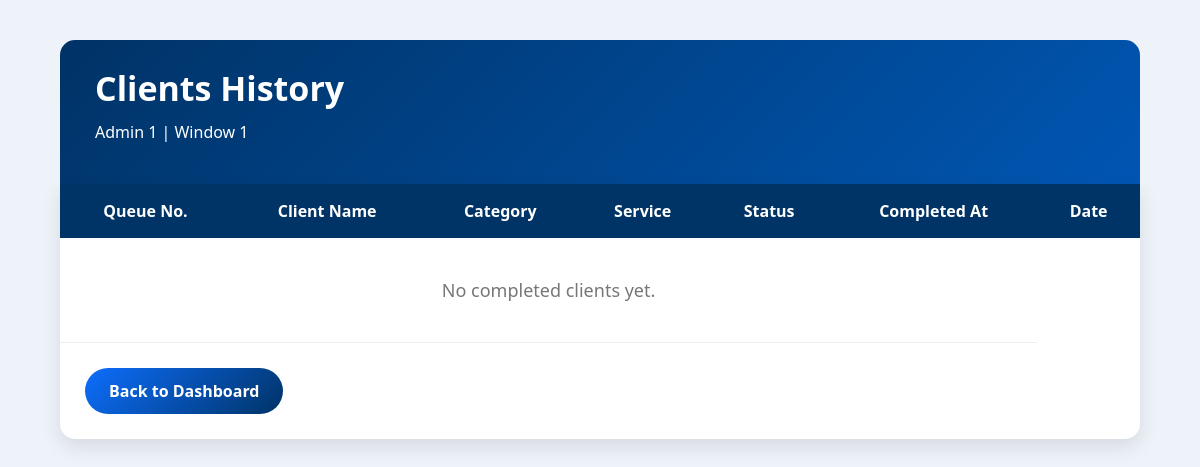
Page /admin/history.php (signed in) on the earlier database version.
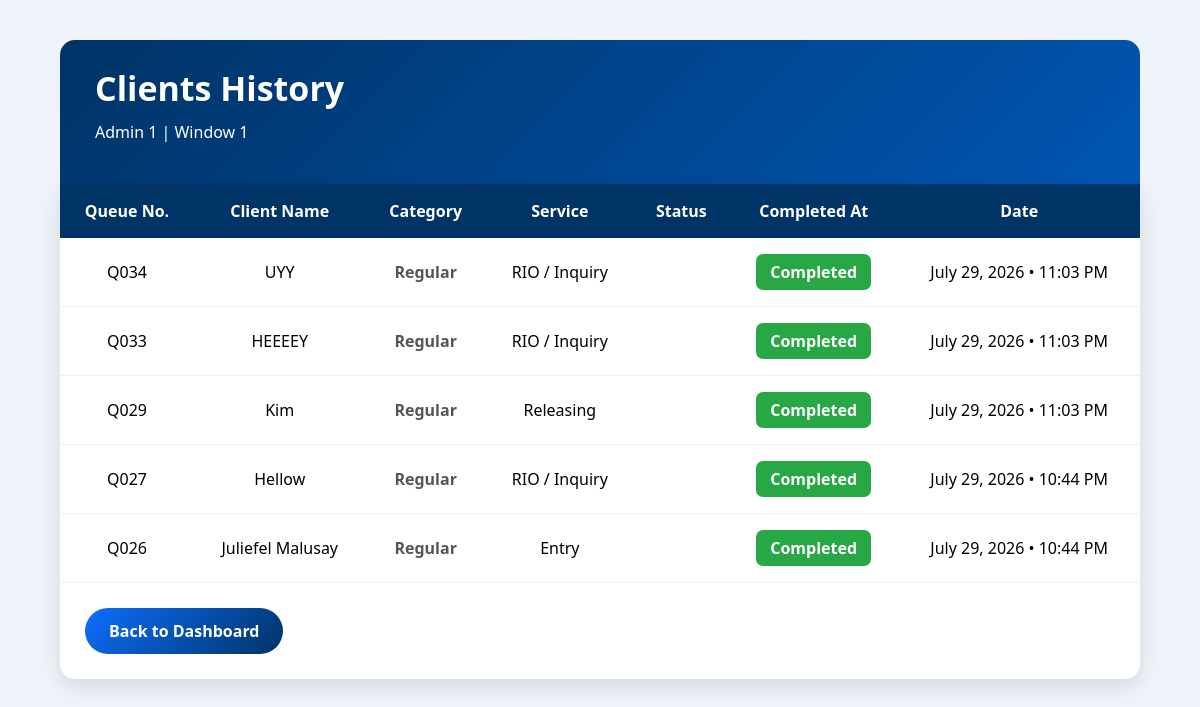
Same page on the later database version.
### tables this page shows
CREATE TABLE `queue` (
  `queue_id` int(11) NOT NULL,
  `queue_number` varchar(20) NOT NULL,
  `client_name` varchar(100) NOT NULL,
  `service_id` int(11) NOT NULL,
  `window_no` int(11) DEFAULT NULL,
  `status` enum('Waiting','Serving','Payment','Completed','Cancelled') DEFAULT 'Waiting',
  `called_at` timestamp NULL DEFAULT NULL,
  `created_at` timestamp NOT NULL DEFAULT current_timestamp(),
  `completed_by` int(11) DEFAULT NULL,
  `completed_at` datetime DEFAULT NULL,
  `senior_citizen` varchar(50) NOT NULL DEFAULT 'No',
  `cancelled_at` datetime DEFAULT NULL
);

CREATE TABLE `services` (
  `service_id` int(11) NOT NULL,
  `service_name` varchar(100) NOT NULL,
  `status` enum('Active','Inactive') DEFAULT 'Active',
  `created_at` timestamp NOT NULL DEFAULT current_timestamp()
);

### admin/history.php (the view, shortened to what this page needs)
<?php
require_once("../includes/db.php");
$admin_id = $_SESSION['user_id'];
$result = mysqli_query($conn, "
SELECT q.*, s.service_name
FROM queue q
JOIN services s
ON q.service_id = s.service_id
WHERE q.status IN ('Completed', 'Cancelled', 'Unavailable')
AND q.completed_by='$admin_id'
ORDER BY
CASE
    WHEN q.status='Completed' THEN q.completed_at
    WHEN q.status='Cancelled' THEN q.cancelled_at
END DESC
");
?>
<!DOCTYPE html>
<html>
<head>
</head>
<body>
<div class="container">
<div class="header">
<h1>
Clients History
</h1>
<p>
<?= htmlspecialchars($_SESSION['fullname']); ?>
|
Window <?= htmlspecialchars($_SESSION['window_no']); ?>
</p>
</div>
<div class="card">
<table>
<tr>
<th>Queue No.</th>
<th>Client Name</th>
<th>Category</th>
<th>Service</th>
<th>Status</th>
<th>Completed At</th>
<th>Date</th>
</tr>
<?php if(mysqli_num_rows($result)>0){ ?>
<?php while($row=mysqli_fetch_assoc($result)){ ?>
<tr>
<td>
<?= htmlspecialchars($row['queue_number']); ?>
</td>
<td>
<?= htmlspecialchars($row['client_name']); ?>
</td>
<td>
<?php if($row['senior_citizen']=="Yes"){ ?>
<span class="badge-senior">
Senior Citizen
</span>
<?php }else{ ?>
<span class="badge-regular">
Regular
</span>
<?php } ?>
</td>
<td>
<?= htmlspecialchars($row['service_name']); ?>
</td>
<td>
<td>
<?php if($row['status']=="Completed"){ ?>
    <span class="badge-completed">Completed</span>
<?php } elseif($row['status']=="Cancelled"){ ?>
    <span class="badge-cancelled">Unavailable</span>
<?php } ?>
</td>
</td>
<td>
<?php
if(!empty($row['completed_at']) &&
   $row['completed_at'] != '0000-00-00 00:00:00'){
    echo date(
        "F j, Y • g:i A",
        strtotime($row['completed_at'])
    );
}else{
    echo "<span style='color:#999;'>-</span>";
}
?>
</td>
</tr>
<?php } ?>
<?php }else{ ?>
<tr>
<td colspan="6" class="empty">
No completed clients yet.
</td>
</tr>
<?php } ?>
</table>
<a href="dashboard.php" class="btn-back">
Back to Dashboard
</a>
</div>
</div>
</body>
</html>

Differences in the rows shown:
added queue: queue_number "Q034", client_name "UYY", senior_citizen "Regular", service.service_name "RIO / Inquiry", status "Completed", completed_at "July 29, 2026 • 11:03 PM"
added queue: queue_number "Q033", client_name "HEEEEY", senior_citizen "Regular", service.service_name "RIO / Inquiry", status "Completed", completed_at "July 29, 2026 • 11:03 PM"
added queue: queue_number "Q029", client_name "Kim", senior_citizen "Regular", service.service_name "Releasing", status "Completed", completed_at "July 29, 2026 • 11:03 PM"
added queue: queue_number "Q027", client_name "Hellow", senior_citizen "Regular", service.service_name "RIO / Inquiry", status "Completed", completed_at "July 29, 2026 • 10:44 PM"
added queue: queue_number "Q026", client_name "Juliefel Malusay", senior_citizen "Regular", service.service_name "Entry", status "Completed", completed_at "July 29, 2026 • 10:44 PM"
Other differences:
text no longer shown: "No completed clients yet."
